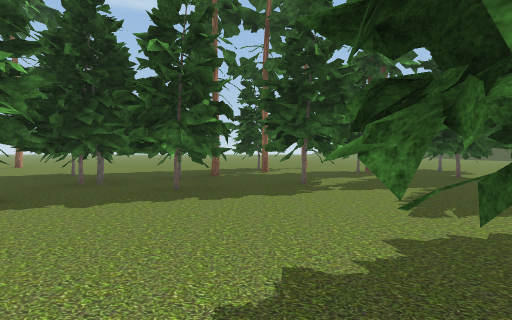
view 1 (above)

18 first-person views from a walk through a Unity game level. The camera is 1.3 m above the floor, tilts 2° down and sees 85° across. The floor is counted in squares, 2 m on a side. Each view is taken from the middle of a square. On the plan, view 1 faces up. The plan holds only what a view shows up to about 9 squares ahead; the rest is blank. The place goes on beyond the plan. The player character is not drawn. Some surface patterns are stand-ins.

view 2
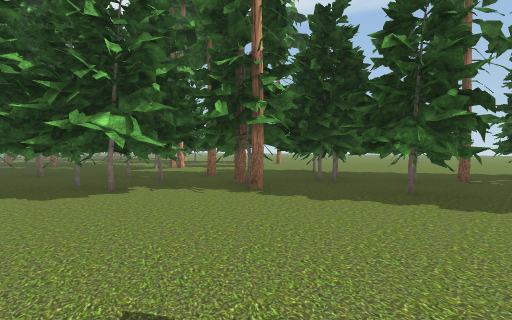

view 3
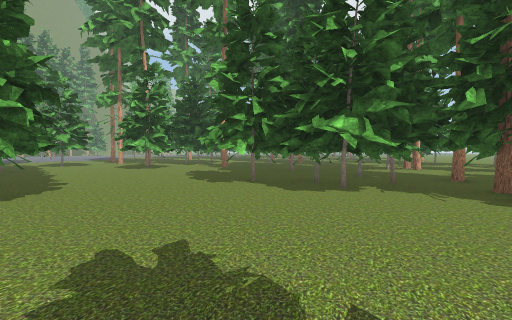

view 4
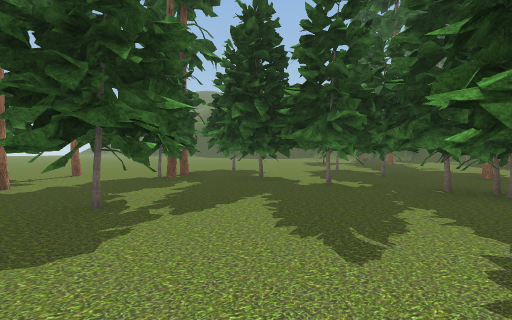

view 5
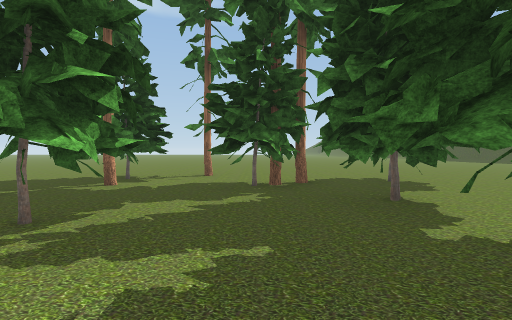

view 6
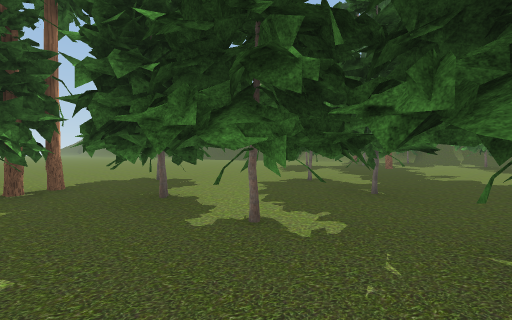

view 7
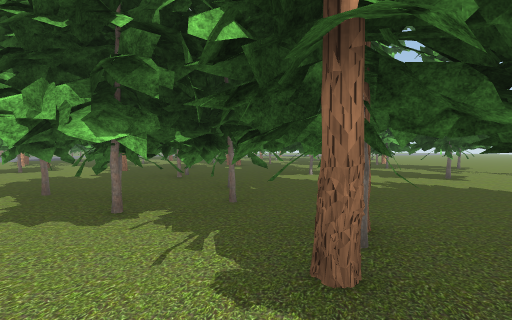

view 8
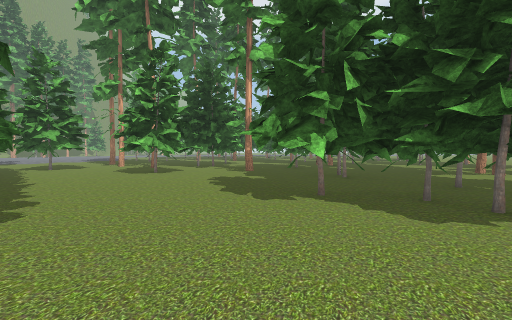

view 9
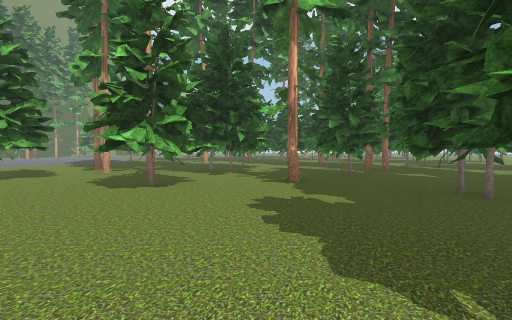

view 10
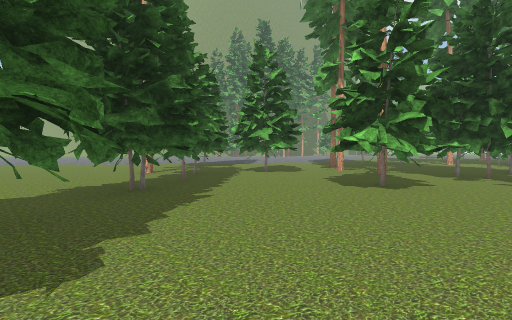

view 11
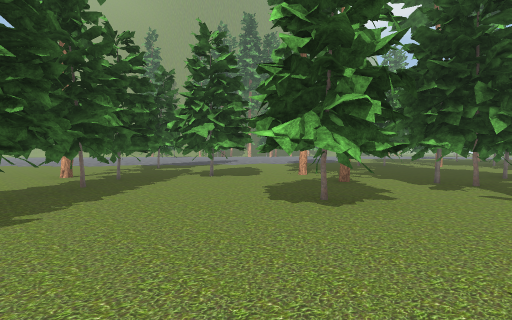

view 12
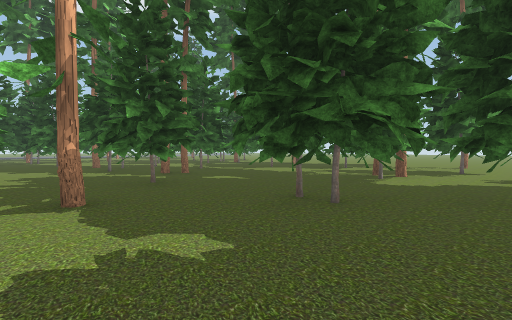

view 13
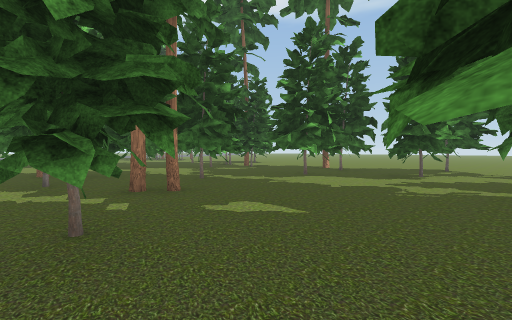

view 14
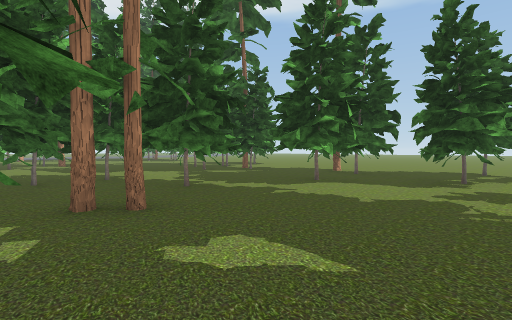

view 15
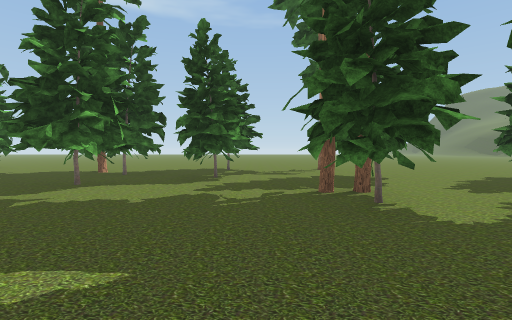

view 16
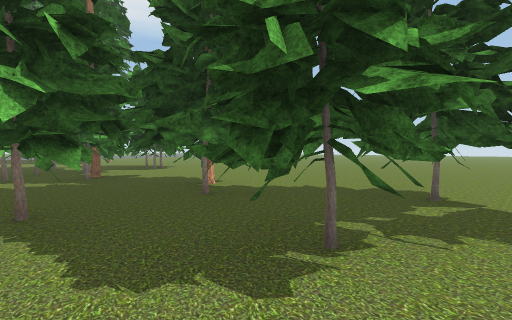

view 17
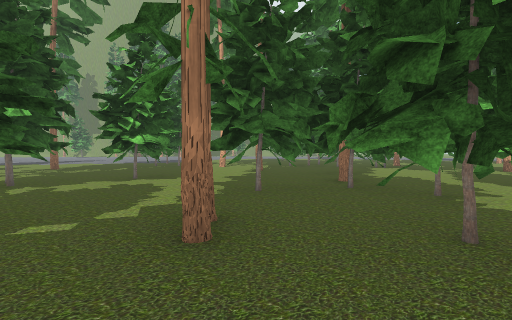

view 18
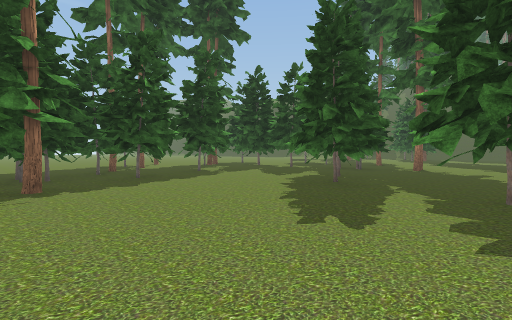

### Floor plan
Key: @ floor where view 1 was taken; # wall or solid block; x gap in a wall; . floor; T thing the floor can be seen under or through.
Columns run from 17 left of view 1 to 8 right of it. Each row starts with its distance up from view 1.
 10 .x..###..........###......
  9 .###.............#..TT.T .
  8 #.##.#..##..........TT   .
  7 #..#.#..##..TT TT...TTT..#
  6 ..##.........TTTT.##.TT. #
  5 .......##....TTTTx##.TT.##
  4 .##....##..TTTTTT....TT.##
  3 ###.......TTTT........TT.#
  2  ##....TTTTTTT....###.##..
  1 ###.##.TTT.TTT....## ..
  0 ....##.....T.....@......
 -1 ......#....T.....#......
 -2 .##.#............##...
 -3 .####........##
 -4 ...##..#....T#
 -5  ....#.....TT
 -6   ..#.... TT.
 -7    ...T..TTT.
 -8    ..TTTTT...
 -9    ...TTT....
-10       ..T....
-11        ......
-12         ....

Positions as (right, up) in squares from view 1, and headings:
1: (0, 0), facing up
2: (0, 0), facing up-left
3: (0, 0), facing left
4: (0, 2), facing up-right
5: (3, 3), facing up
6: (3, 3), facing up-right
7: (-2, 3), facing left
8: (-2, -1), facing left
9: (-5, -2), facing left
10: (-5, -2), facing down-left
11: (-7, -2), facing down-left
12: (-7, -2), facing up-left
13: (-10, 0), facing up-left
14: (-11, 1), facing up-left
15: (-11, 1), facing up
16: (-11, 6), facing up-left
17: (-13, 4), facing down-left
18: (-4, -2), facing up-right
